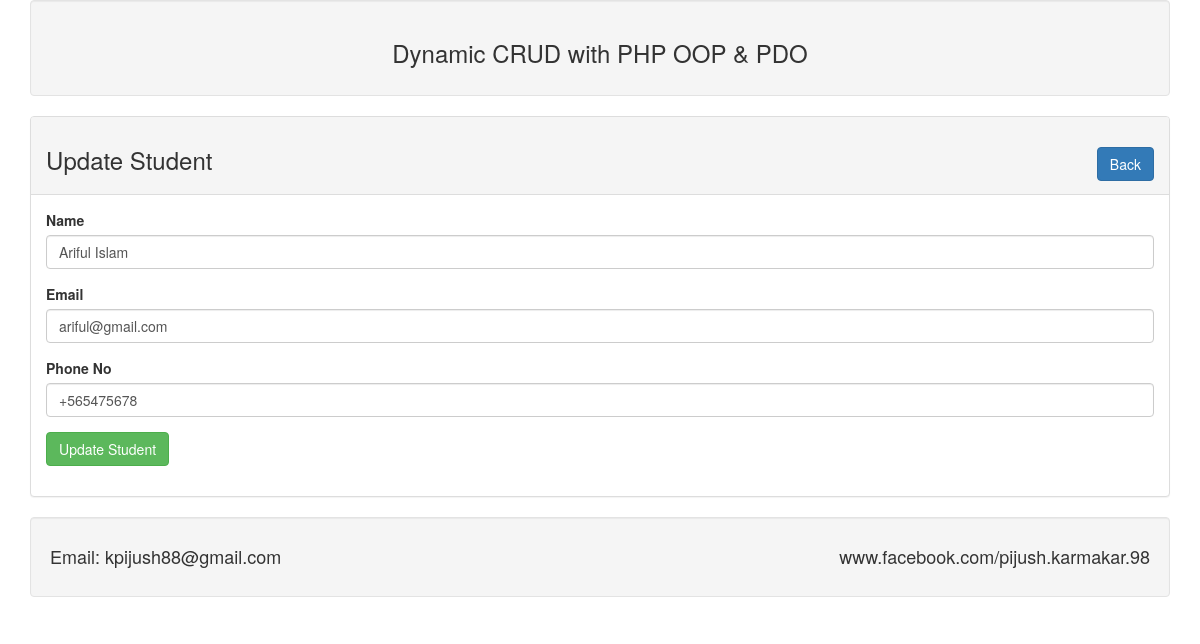
Page /editstudent.php?id=13 on the committed database.
### tables this page shows
CREATE TABLE `tbl_student` (
  `id` int(11) NOT NULL,
  `name` varchar(255) NOT NULL,
  `email` varchar(255) NOT NULL,
  `phone` varchar(255) NOT NULL
);

### lib/Database.php (called while the page is built, shortened)
<?php
class Database{
private $dbhost  ="localhost";
private $dbuser  ="root";
private $dbpass  ="";
private $dbname  = "db_crud_with_pdo";
private $pdo;
public function __construct(){
    if(!isset($this->pdo) ){
    	try{
    		$link = new PDO("mysql:host=".$this->dbhost.";dbname=".$this->dbname,$this->dbuser,$this->dbpass);
    		$link->setAttribute(PDO::ATTR_ERRMODE,PDO::ERRMODE_EXCEPTION);
            $link->exec("SET CHARACTER SET utf8");
            $this->pdo = $link;
	    	} catch(PDOException $e){
	            die("Failed to connect with database ".$e->getMessage() );
	    	}
     }
  }
public function select($table,$data = array() ){
  $sql     = ' SELECT ';
  $sql    .= array_key_exists("select", $data)?$data['select']:'*';
  $sql    .= ' FROM '.$table ;
  if(array_key_exists("where", $data) ){
       $sql   .= ' WHERE ';
       $i = 0;
       foreach ($data['where'] as $key => $value) {
       	  $add  = ($i > 0)?' AND ':'';
       	  $sql .= "$add"."$key = :$key";
       	  $i++;
       }
  }
$query = $this->pdo->prepare($sql);
  if(array_key_exists('where', $data) ){
       foreach ($data['where'] as $key => $value) {
       	  $query->bindValue(":$key","$value");
       }
  }
$query->execute();
 if(array_key_exists("return_type", $data) ){
		switch ($data['return_type']) {
			case 'single':
				$value = $query->fetch(PDO::FETCH_ASSOC);
				break;
		}
 }
 else{
     if($query->rowCount() > 0 ){
     	$value = $query->fetchAll();
     }
 }
 return !empty($value)?$value:false;
}
}
 ?>

### editstudent.php (the view, shortened to what this page needs)
<?php
include 'inc/header.php' ;
include 'lib/Database.php';
?>
<div class="panel panel-default">
<div class="panel-heading">
	<h3> Update Student <a class="pull-right btn btn-primary" href="index.php"> Back </a></h3>
</div>
<?php
	  $id = $_GET['id'];
	  $db    = new Database();
	  $table = "tbl_student";
	  $wherecond  = array(
		    	 'where'     => array('id' => $id ),
		         'return_type'  => 'single'
		    	);
	 $result = $db->select($table,$wherecond);
     if(!empty($result) ) {
?>
<div class="panel-body">
	<form action="lib/process_student.php" method="post">
			<div class="form-group">
				<label for="name">Name</label>
				<input type="text" class="form-control" id="name" name="name" required="1" value="<?php echo $result['name'] ?>">
			</div>
			<div class="form-group">
				<label for="email">Email</label>
				<input type="email" class="form-control" id="email" name="email" required="1" value="<?php echo $result['email'] ?>">
			</div>
			<div class="form-group">
				<label for="phone">Phone No</label>
				<input type="text" class="form-control" id="phone" name="phone" required="1" value="<?php echo $result['phone'] ?>">
			</div>
			<div class="form-group">
				<input type="submit" class="btn btn-success"  name="submit" value="Update Student" >
			</div>
	</form>
</div>
<?php } ?>
</div>
<?php include 'inc/footer.php' ?>

### rows in the picture
tbl_student: name "Ariful Islam", email "ariful@gmail.com", phone "+565475678"
